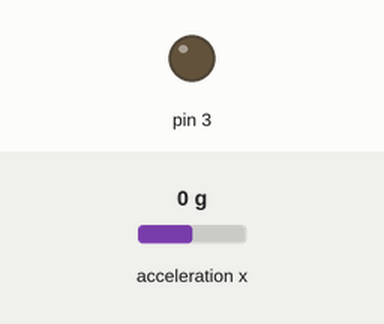
Recording of a sketch running on a simulated Arduino Uno, built with avr-gcc and run on an emulated ATmega328P. On the bench: output pins drawn as LEDs (lit = HIGH). The inputs (shaded band) are chosen by the test bench; at power-on: acceleration x 0 g. What the sketch prints to the serial monitor is not drawn.

Above: at 1.7 s.
1.8 s: acceleration x set to -1.4 g
At 2.5 s:
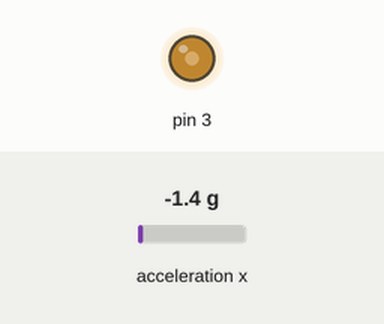
Timing chart, 0 to 4.8 s (numbered marks = the images above; inputs shaded):
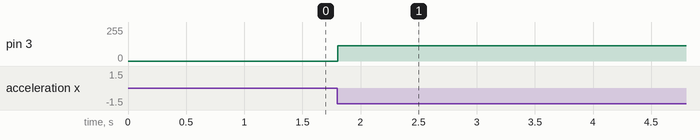

Measured:
- after the input at 1.8 s, pin 3: 0/255 → 114/255 at once

The sketch:

ADXL_Test011.ino
```cpp
#include <SPI.h>
#include <ADXL345.h>


ADXL345 test(10,2);
void setup() {
   Serial.begin(115200);
  test.attachISR(ISRtab);
  // put your setup code here, to run once:

 test.begin();
 delay(500);

 Serial.println(test.getDeviceID(),BIN);
}
void loop() {
  // put your main code here, to run repeatedly:
 //Serial.println(test.getX(),DEC);
 analogWrite(3,map(abs(test.getX()),0,800,0,255));
 delay(5);
}

uint8_t ISRtab(){
  Serial.println("tabbed!");
  test.clearIntSource();//needed to allow next interrupt
  return 1;
}
```
